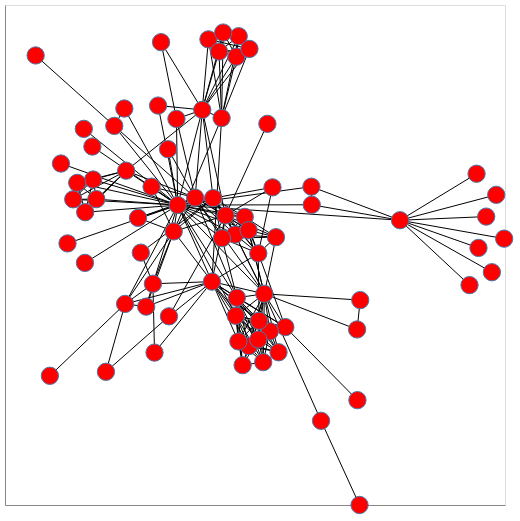

This figure's notebook cell:
### Markdown cell above
The `spring_layout` is the default layout; it is an implementation of the Fruchterman-Reingold algorithm and takes several parameters. You can adjust it by generating the `pos` by hand.

💡 *Have a look into the [documentation](https://networkx.github.io/documentation/stable/reference/generated/networkx.drawing.layout.spring_layout.html?highlight=spring_layout#networkx.drawing.layout.spring_layout)*

### Code cell
pos = nx.spring_layout(G, iterations=100)

nxa.draw_networkx(G, pos, node_tooltip='name').properties(width=500, height=500)

### Figure 1 — Vega-Lite specification as saved in the notebook (floating-point values rounded to 4 significant figures; data arrays with more than 128 entries replaced by an {"elided": "..."} marker saying what was removed)
{"config": {"view": {"continuousWidth": 300, "continuousHeight": 300}}, "layer": [{"data": {"name": "data-26f356250eed40cb88a68a2fb82ed986"}, "mark": {"type": "line", "color": "black", "opacity": 1, "strokeWidth": 1}, "encoding": {"detail": {"field": "edge", "type": "quantitative"}, "x": {"axis": {"grid": false, "labels": false, "ticks": false, "title": ""}, "field": "x", "type": "quantitative"}, "y": {"axis": {"grid": false, "labels": false, "ticks": false, "title": ""}, "field": "y", "type": "quantitative"}}}, {"data": {"name": "data-5cb5c9420aa05fd390fceca3c2d7a75e"}, "mark": {"type": "point", "fill": "red", "opacity": 1, "size": 300, "strokeWidth": 1.0}, "encoding": {"tooltip": {"field": "name", "type": "nominal"}, "x": {"axis": {"grid": false, "labels": false, "ticks": false}, "field": "x", "type": "quantitative"}, "y": {"axis": {"grid": false, "labels": false, "ticks": false}, "field": "y", "type": "quantitative"}}}], "height": 500, "width": 500, "$schema": "https://vega.github.io/schema/vega-lite/v5.20.1.json", "datasets": {"data-26f356250eed40cb88a68a2fb82ed986": {"elided": "508 records"}, "data-5cb5c9420aa05fd390fceca3c2d7a75e": [{"between": 0.1768, "group": 1, "degree": 10, "name": "Myriel", "x": 0.622, "y": 0.02514}, {"between": 0.0, "group": 1, "degree": 1, "name": "Napoleon", "x": 0.9528, "y": -0.162}, {"between": 0.0, "group": 1, "degree": 3, "name": "Mlle.Baptistine", "x": 0.3031, "y": 0.146}, {"between": 0.0, "group": 1, "degree": 3, "name": "Mme.Magloire", "x": 0.3042, "y": 0.08084}, {"between": 0.0, "group": 1, "degree": 1, "name": "CountessdeLo", "x": 0.9685, "y": 0.1167}, {"between": 0.0, "group": 1, "degree": 1, "name": "Geborand", "x": 0.8977, "y": 0.1926}, {"between": 0.0, "group": 1, "degree": 1, "name": "Champtercier", "x": 0.8722, "y": -0.2083}, {"between": 0.0, "group": 1, "degree": 1, "name": "Cravatte", "x": 0.997, "y": -0.04116}, {"between": 0.0, "group": 1, "degree": 1, "name": "Count", "x": 0.9045, "y": -0.07451}, {"between": 0.0, "group": 1, "degree": 1, "name": "OldMan", "x": 0.9323, "y": 0.03824}, {"between": 0.0, "group": 2, "degree": 1, "name": "Labarre", "x": -0.5122, "y": -0.1284}, {"between": 0.57, "group": 2, "degree": 36, "name": "Valjean", "x": -0.1783, "y": 0.07982}, {"between": 0.0, "group": 3, "degree": 2, "name": "Marguerite", "x": -0.2489, "y": 0.438}, {"between": 0.0, "group": 2, "degree": 1, "name": "Mme.deR", "x": -0.5749, "y": -0.05827}, {"between": 0.0, "group": 2, "degree": 1, "name": "Isabeau", "x": -0.5985, "y": 0.2293}, {"between": 0.0, "group": 2, "degree": 1, "name": "Gervais", "x": -0.5163, "y": 0.3542}, {"between": 0.04063, "group": 3, "degree": 9, "name": "Tholomyes", "x": -0.02024, "y": 0.3931}, {"between": 0.0, "group": 3, "degree": 7, "name": "Listolier", "x": 0.0414, "y": 0.6876}, {"between": 0.0, "group": 3, "degree": 7, "name": "Fameuil", "x": 0.03283, "y": 0.6138}, {"between": 0.0, "group": 3, "degree": 7, "name": "Blacheville", "x": -0.06765, "y": 0.6763}, {"between": 0.0, "group": 3, "degree": 7, "name": "Favourite", "x": -0.02958, "y": 0.6324}, {"between": 0.0, "group": 3, "degree": 7, "name": "Dahlia", "x": 0.08004, "y": 0.6419}, {"between": 0.0, "group": 3, "degree": 7, "name": "Zephine", "x": -0.01462, "y": 0.7008}, {"between": 0.1296, "group": 3, "degree": 15, "name": "Fantine", "x": -0.08981, "y": 0.4225}, {"between": 0.029, "group": 4, "degree": 11, "name": "Mme.Thenardier", "x": -0.05059, "y": 0.1048}, {"between": 0.0749, "group": 4, "degree": 16, "name": "Thenardier", "x": -0.006258, "y": 0.04234}, {"between": 0.0238, "group": 5, "degree": 11, "name": "Cosette", "x": -0.1926, "y": -0.01513}, {"between": 0.05433, "group": 4, "degree": 17, "name": "Javert", "x": -0.1154, "y": 0.1064}, {"between": 0.02649, "group": 0, "degree": 4, "name": "Fauchelevent", "x": -0.4066, "y": 0.3648}, {"between": 0.008041, "group": 2, "degree": 8, "name": "Bamatabois", "x": -0.3639, "y": 0.2036}, {"between": 0.0, "group": 3, "degree": 2, "name": "Perpetue", "x": -0.2382, "y": 0.6662}, {"between": 0.00864, "group": 2, "degree": 4, "name": "Simplice", "x": -0.1828, "y": 0.3899}, {"between": 0.0, "group": 2, "degree": 1, "name": "Scaufflaire", "x": -0.4855, "y": 0.2905}, {"between": 0.0, "group": 2, "degree": 2, "name": "Woman1", "x": -0.2129, "y": 0.2808}, {"between": 0.0, "group": 2, "degree": 6, "name": "Judge", "x": -0.5544, "y": 0.1005}, {"between": 0.0, "group": 2, "degree": 6, "name": "Champmathieu", "x": -0.4711, "y": 0.101}, {"between": 0.0, "group": 2, "degree": 6, "name": "Brevet", "x": -0.5113, "y": 0.05401}, {"between": 0.0, "group": 2, "degree": 6, "name": "Chenildieu", "x": -0.4826, "y": 0.1717}, {"between": 0.0, "group": 2, "degree": 6, "name": "Cochepaille", "x": -0.54, "y": 0.1597}, {"between": 0.006925, "group": 4, "degree": 3, "name": "Pontmercy", "x": -0.2097, "y": -0.3206}, {"between": 0.0, "group": 6, "degree": 1, "name": "Boulatruelle", "x": 0.1446, "y": 0.3723}, {"between": 0.01149, "group": 4, "degree": 11, "name": "Eponine", "x": 0.1119, "y": -0.09418}, {"between": 0.0, "group": 4, "degree": 3, "name": "Anzelma", "x": 0.1629, "y": 0.1435}, {"between": 0.0, "group": 5, "degree": 3, "name": "Woman2", "x": -0.3209, "y": 0.03374}, {"between": 0.0, "group": 0, "degree": 2, "name": "MotherInnocent", "x": -0.3704, "y": 0.4273}, {"between": 0.0, "group": 0, "degree": 1, "name": "Gribier", "x": -0.6896, "y": 0.6184}, {"between": 0.0, "group": 7, "degree": 1, "name": "Jondrette", "x": 0.4763, "y": -1.0}, {"between": 0.02632, "group": 7, "degree": 2, "name": "Mme.Burgon", "x": 0.3378, "y": -0.6969}, {"between": 0.1651, "group": 8, "degree": 22, "name": "Gavroche", "x": 0.1337, "y": -0.2397}, {"between": 0.02021, "group": 5, "degree": 7, "name": "Gillenormand", "x": -0.2674, "y": -0.2035}, {"between": 0.0002172, "group": 5, "degree": 2, "name": "Magnon", "x": -0.3111, "y": -0.09157}, {"between": 0.0476, "group": 5, "degree": 7, "name": "Mlle.Gillenormand", "x": -0.3676, "y": -0.276}, {"between": 0.0003509, "group": 5, "degree": 2, "name": "Mme.Pontmercy", "x": -0.4366, "y": -0.5204}, {"between": 0.0, "group": 5, "degree": 1, "name": "Mlle.Vaubois", "x": -0.6384, "y": -0.5348}, {"between": 0.0, "group": 5, "degree": 4, "name": "Lt.Gillenormand", "x": -0.2917, "y": -0.286}, {"between": 0.132, "group": 8, "degree": 19, "name": "Marius", "x": -0.05509, "y": -0.1959}, {"between": 0.0, "group": 5, "degree": 2, "name": "BaronessT", "x": -0.2617, "y": -0.4514}, {"between": 0.02766, "group": 8, "degree": 11, "name": "Mabeuf", "x": 0.2093, "y": -0.3596}, {"between": 0.04255, "group": 8, "degree": 15, "name": "Enjolras", "x": 0.03465, "y": -0.2538}, {"between": 0.00125, "group": 8, "degree": 11, "name": "Combeferre", "x": 0.1533, "y": -0.375}, {"between": 0.0, "group": 8, "degree": 9, "name": "Prouvaire", "x": 0.1847, "y": -0.4502}, {"between": 0.00125, "group": 8, "degree": 11, "name": "Feuilly", "x": 0.07784, "y": -0.4278}, {"between": 0.005267, "group": 8, "degree": 13, "name": "Courfeyrac", "x": 0.1145, "y": -0.3369}, {"between": 0.002185, "group": 8, "degree": 12, "name": "Bahorel", "x": 0.04018, "y": -0.4112}, {"between": 0.03075, "group": 8, "degree": 13, "name": "Bossuet", "x": 0.03095, "y": -0.3188}, {"between": 0.002185, "group": 8, "degree": 12, "name": "Joly", "x": 0.1119, "y": -0.4041}, {"between": 0.0001504, "group": 8, "degree": 10, "name": "Grantaire", "x": 0.1296, "y": -0.4857}, {"between": 0.0, "group": 9, "degree": 1, "name": "MotherPlutarch", "x": 0.4688, "y": -0.6226}, {"between": 0.00496, "group": 4, "degree": 10, "name": "Gueulemer", "x": 0.02806, "y": -0.0264}, {"between": 0.00496, "group": 4, "degree": 10, "name": "Babet", "x": 0.06312, "y": 0.03707}, {"between": 0.004862, "group": 4, "degree": 10, "name": "Claquesous", "x": -0.01878, "y": -0.03944}, {"between": 0.003874, "group": 4, "degree": 9, "name": "Montparnasse", "x": 0.07701, "y": -0.01088}, {"between": 0.0, "group": 5, "degree": 3, "name": "Toussaint", "x": -0.2725, "y": 0.1459}, {"between": 0.0, "group": 10, "degree": 2, "name": "Child1", "x": 0.4788, "y": -0.2623}, {"between": 0.0, "group": 10, "degree": 2, "name": "Child2", "x": 0.4676, "y": -0.368}, {"between": 0.0004386, "group": 4, "degree": 7, "name": "Brujon", "x": 0.1755, "y": -0.03584}, {"between": 0.0, "group": 8, "degree": 7, "name": "Mme.Hucheloup", "x": 0.05539, "y": -0.4965}]}}
